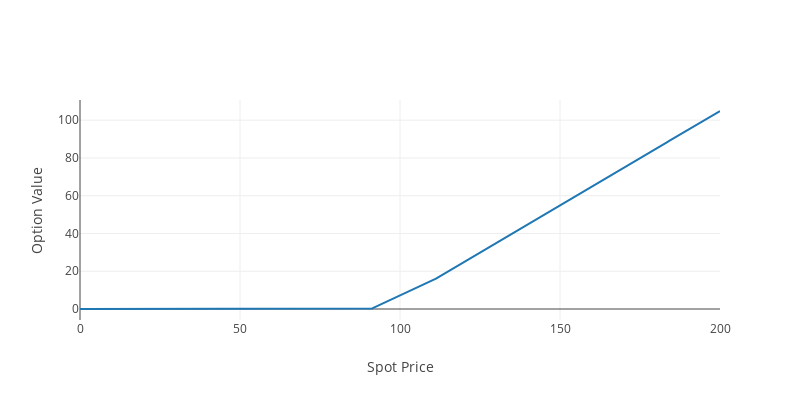
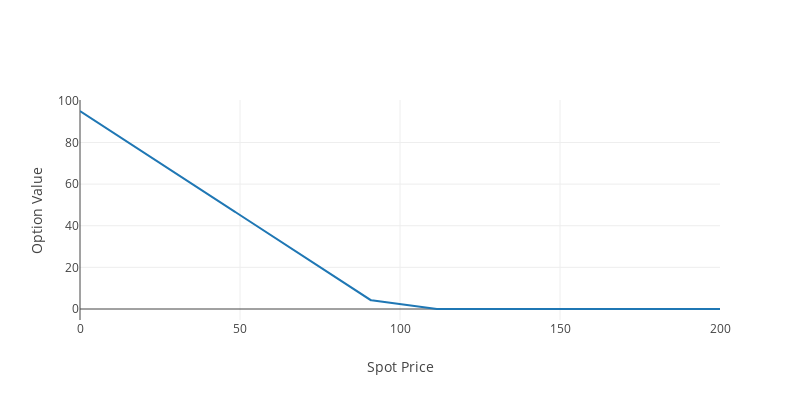

Write notebook code for charts like these, in order.
### Code cell
import numpy as np
import math
import scipy.stats as stat
import matplotlib.pyplot as plt
import pandas as pd
import os
import plotly.graph_objs as go
from plotly.offline import download_plotlyjs, init_notebook_mode, plot, iplot, plot_mpl
init_notebook_mode(connected=True)
path = r'C:\\Users\\inventor\\Desktop\\FR study\\FR-30th\\Derivatives_study\\FR_30_NIH\\binomial_modeling'
os.chdir(path)
 
# 위험 중립 세계에서 u와 d의 변동성을 일치 시킴(12.7)
# 배당이 없는(무배당) 유러피안 옵션의 1기간 이항모형
def Binomial_European_One_period(option_type, S, K, u, rf):
    d = 1/u
    t=1                                  # t = maturity
    n=1                                  # n 은 기간 : 1 period
    dt = t/n
    a = np.exp(rf * dt)                  # rf는 무위험 이자율
    df = 1/np.exp(rf * dt)               # df는 discount factor 할인계수
    prob = (a-d)/(u-d)
    
    if option_type == 'call':
        cu = max(S*u - K, 0)                
        cd = max(S*d - K, 0)
        c = (prob*cu + (1-prob)*cd) * df
        
        return c
    else:
        pu = max(K - S*u, 0)                
        pd = max(K - S*d, 0)
        p = (prob*pu + (1-prob)*pd) * df

        return p

print(Binomial_European_One_period(option_type='call', S=100, K=100, u=1.1, rf=0.05)) 
print(Binomial_European_One_period(option_type='put', S=100, K=100, u=1.1, rf=0.05))  

S = np.linspace(0, 200, 1000)
Call_Value = np.zeros(len(S))
Put_Value = np.zeros(len(S))

for i in range(len(S)):
    Call_Value[i] = Binomial_European_One_period(option_type='call', S=S[i], K=100, u=1.1, rf=0.05)
    Put_Value[i] = Binomial_European_One_period(option_type='put', S=S[i], K=100, u=1.1, rf=0.05)

trace1 = go.Scatter(x=S, y=Call_Value)
data1=[trace1]
trace2 = go.Scatter(x=S, y=Put_Value)
data2=[trace2]
layout = go.Layout(width=800, height=400, xaxis=dict(title='Spot Price'), yaxis=dict(title='Option Value')) 
fig1 = dict(data=data1, layout=layout)
fig2 = dict(data=data2, layout=layout)
iplot(fig1, image='png')
iplot(fig2, image='png')

# 오프라인에 그림 저장하기 https://chart-studio.plotly.com/~notebook_demo/122.embed

### Figure 1 — Plotly figure (JSON) as saved in the notebook; plotly's stock layout.template omitted (floating-point values rounded to 4 significant figures; data arrays with more than 128 entries replaced by an {"elided": "..."} marker saying what was removed)
{"data": [{"type": "scatter", "uid": "810faa1e-146d-4c9c-bb5c-b45afe75bb55", "x": {"elided": "1000 float values"}, "y": {"elided": "1000 float values"}}], "layout": {"height": 400, "width": 800, "xaxis": {"title": {"text": "Spot Price"}}, "yaxis": {"title": {"text": "Option Value"}}}}

### Figure 2 — Plotly figure (JSON) as saved in the notebook; plotly's stock layout.template omitted (floating-point values rounded to 4 significant figures; data arrays with more than 128 entries replaced by an {"elided": "..."} marker saying what was removed)
{"data": [{"type": "scatter", "uid": "a680cf31-a7a2-4323-967d-cd70355847b0", "x": {"elided": "1000 float values"}, "y": {"elided": "1000 float values"}}], "layout": {"height": 400, "width": 800, "xaxis": {"title": {"text": "Spot Price"}}, "yaxis": {"title": {"text": "Option Value"}}}}
